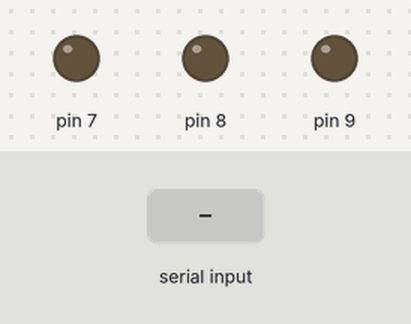
A sketch run on a simulated Arduino Uno, built with avr-gcc and run on an emulated ATmega328P. On the bench: output pins drawn as LEDs (lit = HIGH). Dashed ring = blinking. The inputs (shaded band) are chosen by the test bench. What the sketch prints to the serial monitor is not drawn.

Above: at 1.2 s.
1.3 s: "b" received over Serial
At 1.55 s:
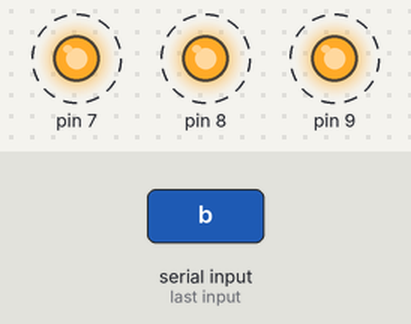
3.1 s: "y" received over Serial
At 3.9 s:
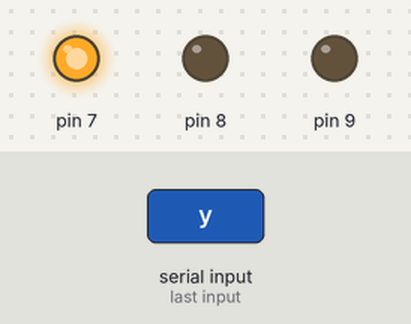
5.6 s: "r" received over Serial
At 6.2 s:
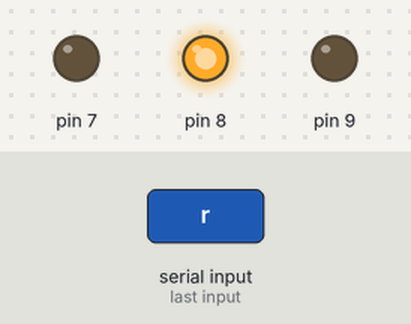
8.1 s: "g" received over Serial
At 8.9 s:
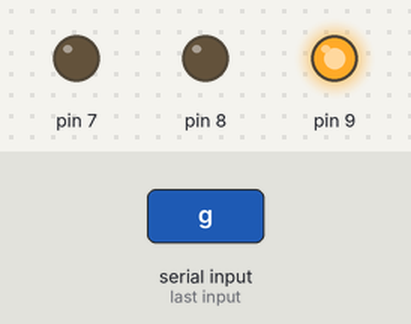
Timing chart, 0 to 11.1 s (numbered marks = the images above; inputs shaded):
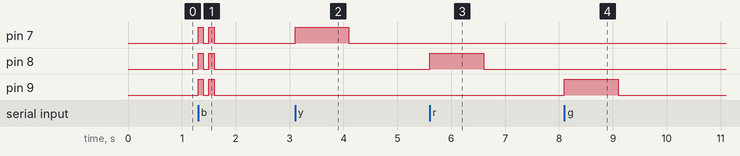

The sketch:

7.ino
```cpp
char input;

void setup() {
  Serial.begin(9600);
  pinMode(7, OUTPUT);
  pinMode(8, OUTPUT);
  pinMode(9, OUTPUT);
}

void loop() {
  Serial.println("Enter the colour\n1)YELLOW 'y'\n2)RED 'r'\n3)GREEN 'g'\n4)ALL 'b'");

  while (Serial.available()>=0) {


  input = Serial.read();

  if (input == 'y' || input == 'Y') {
    digitalWrite(7, HIGH);
    delay(1000);
    digitalWrite(7, LOW);
  } else if (input == 'r' || input == 'R') {
    digitalWrite(8, HIGH);
    delay(1000);
    digitalWrite(8, LOW);
  } else if (input == 'g' || input == 'G') {
    digitalWrite(9, HIGH);
    delay(1000);
    digitalWrite(9, LOW);
  } else if (input == 'b' || input == 'B') {
    digitalWrite(7, HIGH);
    digitalWrite(8, HIGH);
    digitalWrite(9, HIGH);
    delay(100);
    digitalWrite(7, LOW);
    digitalWrite(8, LOW);
    digitalWrite(9, LOW);
    delay(100);
    digitalWrite(7, HIGH);
    digitalWrite(8, HIGH);
    digitalWrite(9, HIGH);
    delay(100);
    digitalWrite(7, LOW);
    digitalWrite(8, LOW);
    digitalWrite(9, LOW);
  }
 }
}
```

Measured:
- after the input at 1.3 s, pin 7–9: alternates HIGH for 0.10 s and LOW for 0.10 s, 4 changes in all, then stays LOW, starting at once
- after the input at 3.1 s, pin 7: LOW → HIGH at once, → LOW 1.0 s later
- after the input at 5.6 s, pin 8: LOW → HIGH at once, → LOW 1.0 s later
- after the input at 8.1 s, pin 9: LOW → HIGH at once, → LOW 1.0 s later
